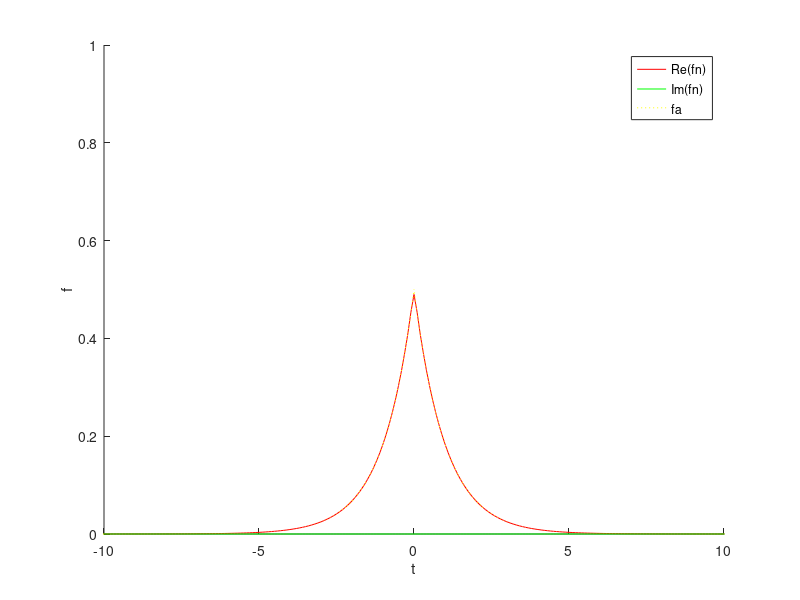
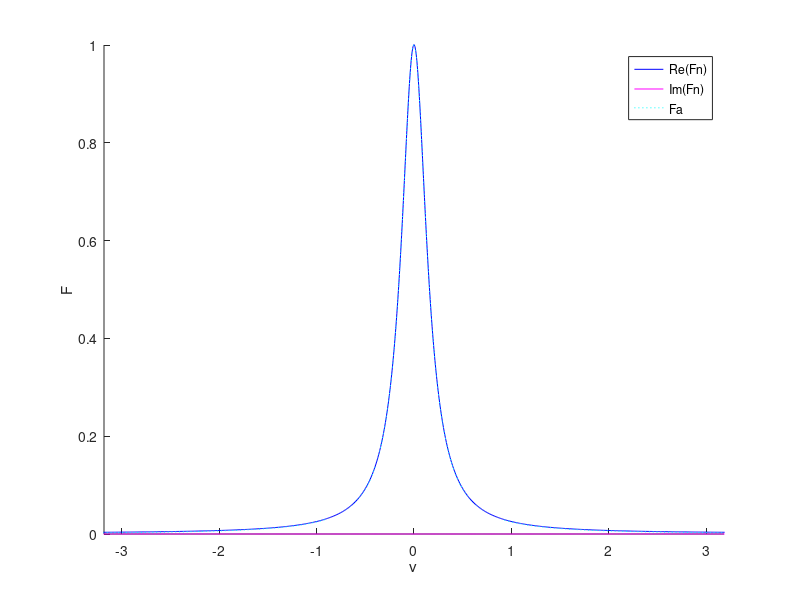
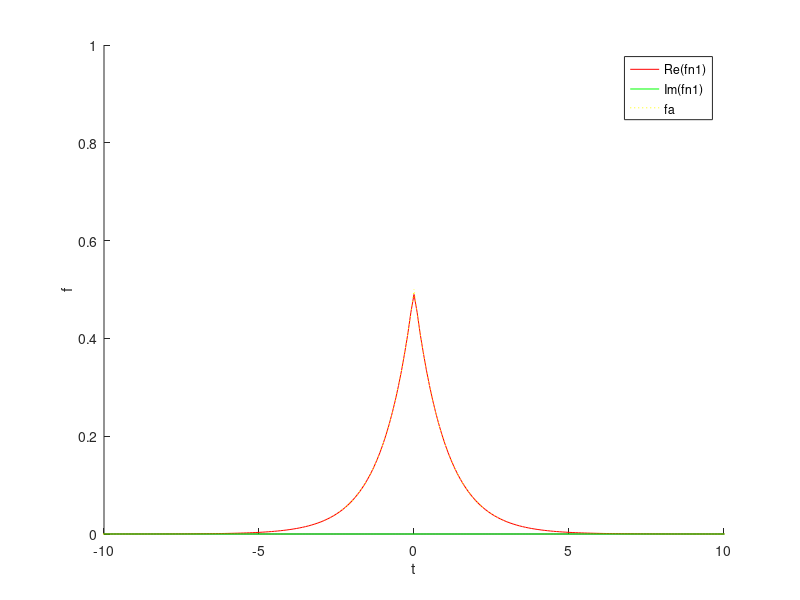
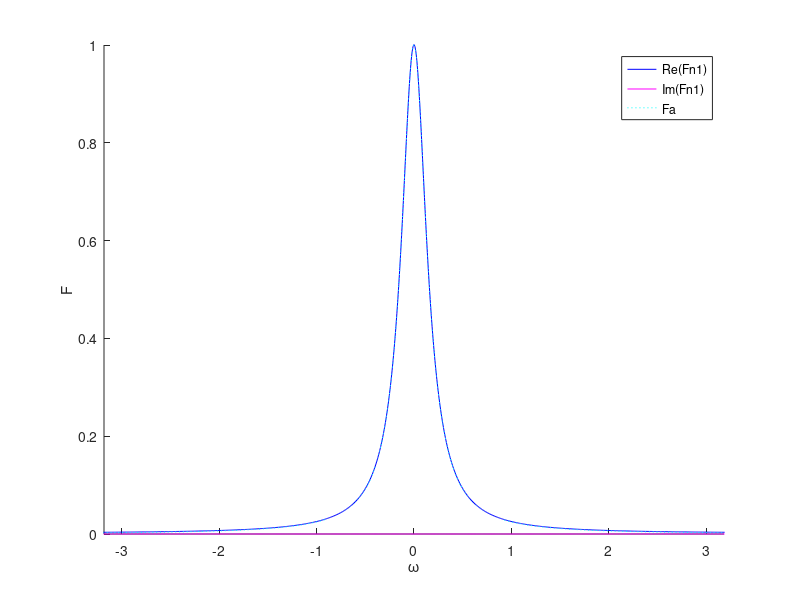

The MATLAB source for these figures, in order:
% Check numerically the Fourier pair Laplace <-> Lorentzian

clear all

N = 1024;
Dt = 0.1;
t = Dt*(-N/2:N/2-1);
T = N*Dt;
% Nyquist relation: Dt*Dnu = 1/N
Dnu = 1/T;
nu = Dnu*(-N/2:N/2-1);
Nu = N*Dnu; % = 1/Dt;

a = 1;
fa = a/2*exp(-a*abs(t)); % Laplace (or double exponential)
Fa = a^2./(a^2+(2*pi*nu).^2); % Lorentzian (or Cauchy)

Fn  = fftshift(ifft(ifftshift(fa)))*T;
fn  = fftshift( fft(ifftshift(Fa)))/T;
Fn1 = fftshift( fft(ifftshift(fa)))*Dt;
fn1 = fftshift(ifft(ifftshift(Fa)))/Dt;

figure(5), clf, hold on
plot(t,real(fn),'r')
plot(t,imag(fn),'g')
plot(t,fa,'y:')
axis([-10 10 0 1])
xlabel('t')
ylabel('f')
legend('Re(fn)','Im(fn)','fa')

figure(6), clf, hold on
plot(nu,real(Fn),'b')
plot(nu,imag(Fn),'m')
plot(nu,Fa,'c:')
axis([-10/pi 10/pi 0 1])
xlabel('\nu')
ylabel('F')
legend('Re(Fn)','Im(Fn)','Fa')

figure(7), clf, hold on
plot(t,real(fn1),'r')
plot(t,imag(fn1),'g')
plot(t,fa,'y:')
axis([-10 10 0 1])
xlabel('t')
ylabel('f')
legend('Re(fn1)','Im(fn1)','fa')

figure(8), clf, hold on
plot(nu,real(Fn1),'b')
plot(nu,imag(Fn1),'m')
plot(nu,Fa,'c:')
axis([-10/pi 10/pi 0 1])
xlabel('\omega')
ylabel('F')
legend('Re(Fn1)','Im(Fn1)','Fa')